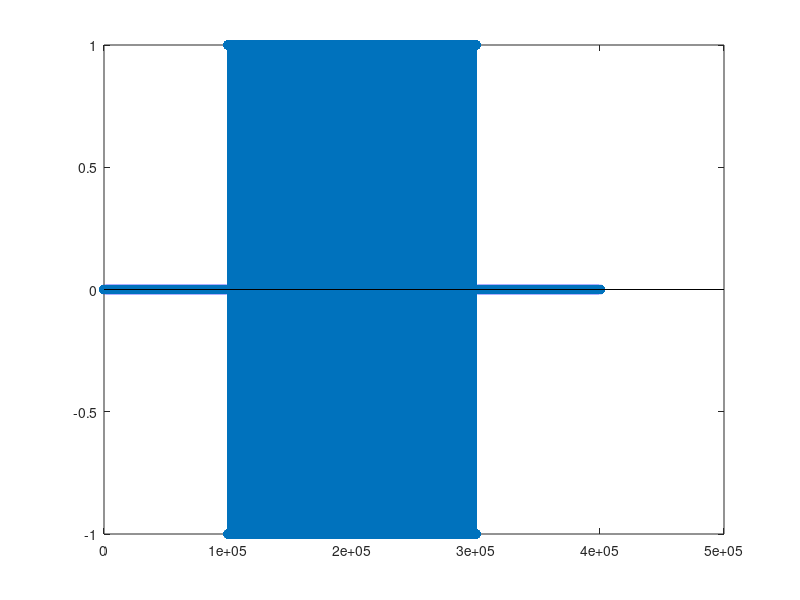

Here is the MATLAB script that generated this plot:
N = 10000;
% make 100 random bits of values +- 1
real_bits = sign(randn(N,1));
imag_bits = sign(randn(N,1));

Symbol_period = 20;

% create a generic pulse of unit height
% with width equal to symbol period
pulse = ones(Symbol_period, 1);

% spread out the values in "bits" by Symbol_period
% first create a vector to store the values
xi = zeros(Symbol_period*length(real_bits),1);
xq = zeros(Symbol_period*length(imag_bits),1);

% assign every Symbol_period-th sample to equal a value from bits
xi(1:Symbol_period:end) = real_bits;
xq(1:Symbol_period:end) = imag_bits;

% now convolve the single generic pulse with the spread-out bits
xi_tx = conv(pulse, xi);
xq_tx = conv(pulse, xq);

% combine signals into one complex signal
x_tx = xi_tx + j * xq_tx;

% to visualize, make a stem plot
stem(x_tx);

% zero pad the beginning with 100000 samples to ensure that any glitch that
% happens when we start transmitting doesn't effect the data

x_tx = [zeros(100000, 1); x_tx;zeros(100000, 1)];


% here we write the data into a format that the USRP can understand
% specifically, we use float32 numbers with real followed by imaginary
% values

% first create a vector to store the interleaved real and imaginary values

tmp = zeros(length(x_tx)*2, 1);

% then assign the real part of x_tx to every other sample and the imaginary
% part to the remaining samples. In this example, the imaginary parts are
% all zero since our original signal is purely real, but we still have to
% write the zero values 

tmp(1:2:end) = real(x_tx);
stem(real(x_tx))
tmp(2:2:end) = imag(x_tx);

% open a file to write in binary format 
f1 = fopen('tx4.dat', 'wb');
% write the values as a float32
fwrite(f1, tmp/2, 'float32');
% close the file
fclose(f1)
